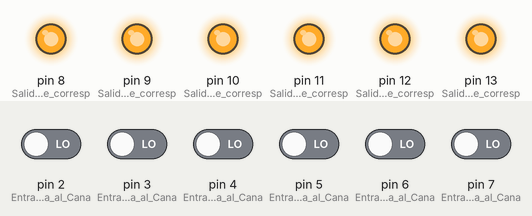
A sketch run on a simulated Arduino Uno, built with avr-gcc and run on an emulated ATmega328P. On the bench: output pins drawn as LEDs (lit = HIGH). The test bench sets the inputs (shaded band); at power-on: pin 2 (Entrada_conectada_al_Cana), pin 3 (Entrada_conectada_al_Cana), pin 4 (Entrada_conectada_al_Cana), pin 5 (Entrada_conectada_al_Cana), pin 6 (Entrada_conectada_al_Cana), pin 7 (Entrada_conectada_al_Cana) LOW. What the sketch prints to the serial monitor is not drawn.

Above: at 0.2 s.
Timing chart, 0 to 1.7 s (numbered marks = the images above):
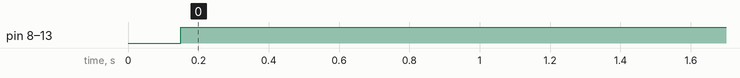

Measured:
- by itself, pin 8 (Salidas_a_Led_que_corresp), pin 9 (Salidas_a_Led_que_corresp), pin 10 (Salidas_a_Led_que_corresp), pin 11 (Salidas_a_Led_que_corresp), pin 12 (Salidas_a_Led_que_corresp), pin 13 (Salidas_a_Led_que_corresp): LOW → HIGH at 0.15 s

The sketch:

ConexionesRCaArduino-circuitoN1-TestCanales.ino
```cpp
/*
                              ***** YouTube: Creatividad y Reparación *****

					       Marzo 2019

                                   Como conectar emisora RC a Arduino

                                           Verificar canales

 */


// Para mostrar mejor los datos del puerto serie en el video usaré “PuTTY” en lugar del monitor serial de Arduino.
// Lo podéis ver arriba.

//---------- Esta emisora en cuestión tiene 6 canales por lo que usaremos 6 variables, una por canal.

// Declaración de variables
int valorCanal1;
int valorCanal2;
int valorCanal3;
int valorCanal4;
int valorCanal5;
int valorCanal6;


void setup() {  // Indicamos los PINES que usaremos y como las usaremos.

  // Entradas
  pinMode(2, INPUT); // Entrada conectada al Canal 1 de la emisora
  pinMode(3, INPUT); // Entrada conectada al Canal 2 de la emisora
  pinMode(4, INPUT); // Entrada conectada al Canal 3 de la emisora
  pinMode(5, INPUT); // Entrada conectada al Canal 4 de la emisora
  pinMode(6, INPUT); // Entrada conectada al Canal 5 de la emisora
  pinMode(7, INPUT); // Entrada conectada al Canal 6 de la emisora

  // Salidas
  pinMode(8, OUTPUT);  // Salidas a Led que corresponde al canal 1
  pinMode(9, OUTPUT);  // Salidas a Led que corresponde al canal 2
  pinMode(10, OUTPUT); // Salidas a Led que corresponde al canal 3
  pinMode(11, OUTPUT); // Salidas a Led que corresponde al canal 4
  pinMode(12, OUTPUT); // Salidas a Led que corresponde al canal 5
  pinMode(13, OUTPUT); // Salidas a Led que corresponde al canal 6


  //-------------------  Abrimos el puerto serie y lo ponemos a 9600 bps

  Serial.begin(9600);


}

void loop() { //Bucle infinito

//----- La función pulseIn en Arduino puede leer pulsos de una entrada.
// ---- Leemos las entradas con pulseIn cuando el nivel es alto con un tiempo de espera de 25000ms
// ---- y guardamos el valor, los microsegundos que ha durado, en las variables.

  valorCanal1 = pulseIn(2, HIGH, 25000);
  valorCanal2 = pulseIn(3, HIGH, 25000);
  valorCanal3 = pulseIn(4, HIGH, 25000);
  valorCanal4 = pulseIn(5, HIGH, 25000);
  valorCanal5 = pulseIn(6, HIGH, 25000);
  valorCanal6 = pulseIn(7, HIGH, 25000);


  /*    Los valores suelen estar, en este caso, entre 950 ms y 1670 ms +-
        Usamos una condición "if" para que cuando el stick este en el centro NO encienda el led
        y que cuando desplacemos el stick hacia los extremos SI lo encienda.

   stick Centro    (entre 1100ms y 1400ms) |-----*-----| - Led apagado   Off
   stick Izquierda (menor de 1100ms)       |*----------| - Led encendido On
   stick Derecha   (mayor de 1400ms)       |----------*| - Led encendido On
   */


// Podréis ver como cambian los valores arriba.


// Actúa sobre el led conectado al PIN 8 (Canal 1)

  if (valorCanal1 < 1100 | valorCanal1 > 1400 ) //Si el valor es menor de 1100ms o mayor de 1400ms
  {
    digitalWrite(8,HIGH);//--------------------- entonces enciende el LED
  }
  else // -------------------------------------- si no
  {
    digitalWrite(8,LOW);// --------------------  lo apaga
  }


// Actúa sobre el led conectado al PIN 9 (Canal 2)
  if (valorCanal2 < 1100 | valorCanal2 > 1400 )
  {
    digitalWrite(9,HIGH);
  }
  else
  {
    digitalWrite(9,LOW);
  }


// Actúa sobre el led conectado al PIN 10 (Canal 3)
  if (valorCanal3 < 1100 | valorCanal3 > 1400 )
  {
    digitalWrite(10,HIGH);
  }
  else
  {
    digitalWrite(10,LOW);
  }

// Actúa sobre el led conectado al PIN 11 (Canal 4)
  if (valorCanal4 < 1100 | valorCanal4 > 1400 )
  {
    digitalWrite(11,HIGH);
  }
  else
  {
    digitalWrite(11,LOW);
  }


// El Canal 5 de esta emisora es un conmutador por lo que no es necesario poner una condición doble.

// Actúa sobre el led conectado al PIN 12 (Canal 5)
  if (valorCanal5 < 1100 )
  {
    digitalWrite(12,HIGH);
  }
  else
  {
    digitalWrite(12,LOW);
  }

// Actúa sobre el led conectado al PIN 13 (Canal 6)
  if (valorCanal6 < 1100 | valorCanal6 > 1400 )
  {
    digitalWrite(13,HIGH);
  }
  else
  {
    digitalWrite(13,LOW);
  }


// Para mostrar mejor los datos del puerto serie en el video usaré “PuTTY” en lugar del monitor serial de Arduino.

  Serial.print(" Canal 1: ");
  Serial.println(valorCanal1);
  Serial.print(" | Canal 2: ");
  Serial.println(valorCanal2);
  Serial.print(" | Canal 3: ");
  Serial.println(valorCanal3);
  Serial.print(" | Canal 4: ");
  Serial.println(valorCanal4);
  Serial.print(" | Canal 5: ");
  Serial.println(valorCanal5);
  Serial.print(" | Canal 6: ");
  Serial.println(valorCanal6);
  Serial.print("    ");
  Serial.print('\r');

  delay(100);// Retardo
}
```
